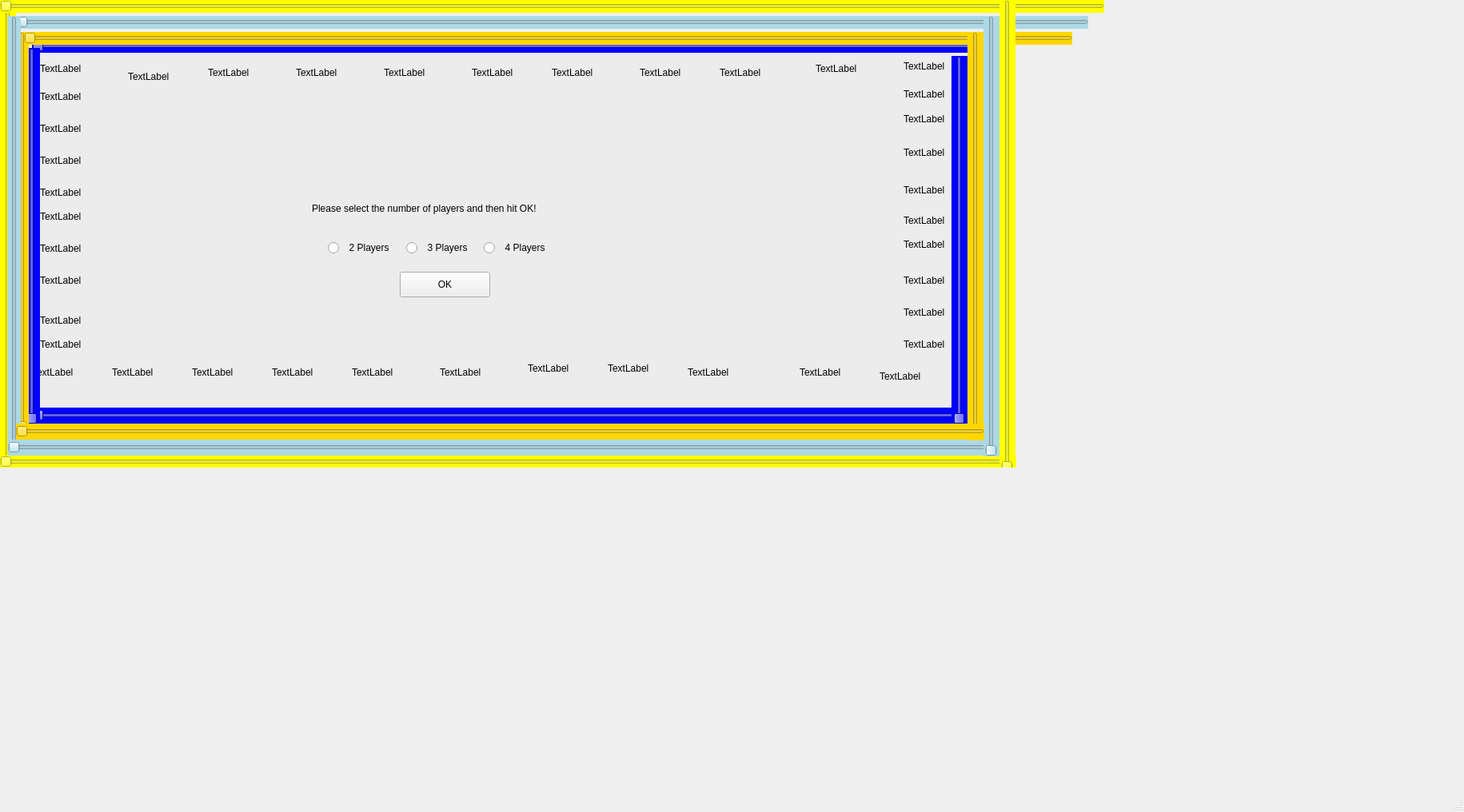
<?xml version="1.0" encoding="UTF-8"?>
<ui version="4.0">
 <class>gamescreen</class>
 <widget class="QMainWindow" name="gamescreen">
  <property name="geometry">
   <rect>
    <x>0</x>
    <y>0</y>
    <width>1831</width>
    <height>1016</height>
   </rect>
  </property>
  <property name="windowTitle">
   <string>MainWindow</string>
  </property>
  <widget class="QWidget" name="centralwidget">
   <property name="maximumSize">
    <size>
     <width>16777215</width>
     <height>585</height>
    </size>
   </property>
   <widget class="QSlider" name="horizontalSlider">
    <property name="geometry">
     <rect>
      <x>0</x>
      <y>570</y>
      <width>1271</width>
      <height>16</height>
     </rect>
    </property>
    <property name="styleSheet">
     <string notr="true">QSlider{
	color: lightblue;
	background: yellow;
	
}</string>
    </property>
    <property name="orientation">
     <enum>Qt::Horizontal</enum>
    </property>
   </widget>
   <widget class="QSlider" name="horizontalSlider_2">
    <property name="geometry">
     <rect>
      <x>10</x>
      <y>550</y>
      <width>1241</width>
      <height>20</height>
     </rect>
    </property>
    <property name="styleSheet">
     <string notr="true">QSlider{
	color: lightblue;
	background: lightblue;
	
}</string>
    </property>
    <property name="orientation">
     <enum>Qt::Horizontal</enum>
    </property>
   </widget>
   <widget class="QSlider" name="verticalSlider">
    <property name="geometry">
     <rect>
      <x>0</x>
      <y>-1</y>
      <width>20</width>
      <height>591</height>
     </rect>
    </property>
    <property name="styleSheet">
     <string notr="true">QSlider{
	color: lightblue;
	background: yellow;
	
}</string>
    </property>
    <property name="orientation">
     <enum>Qt::Vertical</enum>
    </property>
   </widget>
   <widget class="QSlider" name="horizontalSlider_6">
    <property name="geometry">
     <rect>
      <x>20</x>
      <y>20</y>
      <width>1341</width>
      <height>16</height>
     </rect>
    </property>
    <property name="styleSheet">
     <string notr="true">QSlider{
	color: lightblue;
	background: lightblue;
;
	
}</string>
    </property>
    <property name="orientation">
     <enum>Qt::Horizontal</enum>
    </property>
   </widget>
   <widget class="QSlider" name="horizontalSlider_7">
    <property name="geometry">
     <rect>
      <x>0</x>
      <y>0</y>
      <width>1381</width>
      <height>16</height>
     </rect>
    </property>
    <property name="styleSheet">
     <string notr="true">QSlider{
	color: lightblue;
	background: yellow;
	
}</string>
    </property>
    <property name="orientation">
     <enum>Qt::Horizontal</enum>
    </property>
   </widget>
   <widget class="QSlider" name="horizontalSlider_8">
    <property name="geometry">
     <rect>
      <x>30</x>
      <y>40</y>
      <width>1311</width>
      <height>16</height>
     </rect>
    </property>
    <property name="styleSheet">
     <string notr="true">QSlider{
	color: lightblue;
	background: gold;
	
}</string>
    </property>
    <property name="orientation">
     <enum>Qt::Horizontal</enum>
    </property>
   </widget>
   <widget class="QSlider" name="verticalSlider_2">
    <property name="geometry">
     <rect>
      <x>30</x>
      <y>60</y>
      <width>20</width>
      <height>471</height>
     </rect>
    </property>
    <property name="styleSheet">
     <string notr="true">QSlider{
	color: lightblue;
	background: blue;
	
}</string>
    </property>
    <property name="orientation">
     <enum>Qt::Vertical</enum>
    </property>
   </widget>
   <widget class="QSlider" name="verticalSlider_3">
    <property name="geometry">
     <rect>
      <x>20</x>
      <y>40</y>
      <width>16</width>
      <height>501</height>
     </rect>
    </property>
    <property name="styleSheet">
     <string notr="true">QSlider{
	color: lightblue;
	background: gold;
	
}</string>
    </property>
    <property name="orientation">
     <enum>Qt::Vertical</enum>
    </property>
   </widget>
   <widget class="QSlider" name="verticalSlider_4">
    <property name="geometry">
     <rect>
      <x>10</x>
      <y>20</y>
      <width>16</width>
      <height>551</height>
     </rect>
    </property>
    <property name="styleSheet">
     <string notr="true">QSlider{
	color: lightblue;
	background: lightblue;
	
}</string>
    </property>
    <property name="orientation">
     <enum>Qt::Vertical</enum>
    </property>
   </widget>
   <widget class="QSlider" name="verticalSlider_5">
    <property name="geometry">
     <rect>
      <x>1250</x>
      <y>0</y>
      <width>20</width>
      <height>591</height>
     </rect>
    </property>
    <property name="styleSheet">
     <string notr="true">QSlider{
	color: lightblue;
	background: yellow;
	
}</string>
    </property>
    <property name="orientation">
     <enum>Qt::Vertical</enum>
    </property>
   </widget>
   <widget class="QSlider" name="verticalSlider_6">
    <property name="geometry">
     <rect>
      <x>1190</x>
      <y>70</y>
      <width>20</width>
      <height>461</height>
     </rect>
    </property>
    <property name="styleSheet">
     <string notr="true">QSlider{
	color: lightblue;
	background: blue;
	
}</string>
    </property>
    <property name="orientation">
     <enum>Qt::Vertical</enum>
    </property>
   </widget>
   <widget class="QSlider" name="verticalSlider_7">
    <property name="geometry">
     <rect>
      <x>1230</x>
      <y>20</y>
      <width>20</width>
      <height>551</height>
     </rect>
    </property>
    <property name="styleSheet">
     <string notr="true">QSlider{
	color: lightblue;
	background: lightblue;
	
}</string>
    </property>
    <property name="orientation">
     <enum>Qt::Vertical</enum>
    </property>
   </widget>
   <widget class="QSlider" name="verticalSlider_8">
    <property name="geometry">
     <rect>
      <x>1210</x>
      <y>40</y>
      <width>20</width>
      <height>511</height>
     </rect>
    </property>
    <property name="styleSheet">
     <string notr="true">QSlider{
	color: lightblue;
	background: gold;
	
}</string>
    </property>
    <property name="orientation">
     <enum>Qt::Vertical</enum>
    </property>
   </widget>
   <widget class="QGroupBox" name="groupBox">
    <property name="geometry">
     <rect>
      <x>10</x>
      <y>50</y>
      <width>1241</width>
      <height>491</height>
     </rect>
    </property>
    <widget class="QLabel" name="label4">
     <property name="geometry">
      <rect>
       <x>750</x>
       <y>380</y>
       <width>81</width>
       <height>61</height>
      </rect>
     </property>
     <property name="text">
      <string>TextLabel</string>
     </property>
    </widget>
    <widget class="QLabel" name="label10">
     <property name="geometry">
      <rect>
       <x>130</x>
       <y>390</y>
       <width>81</width>
       <height>51</height>
      </rect>
     </property>
     <property name="text">
      <string>TextLabel</string>
     </property>
    </widget>
    <widget class="QLabel" name="label38">
     <property name="geometry">
      <rect>
       <x>1120</x>
       <y>280</y>
       <width>60</width>
       <height>41</height>
      </rect>
     </property>
     <property name="text">
      <string>TextLabel</string>
     </property>
    </widget>
    <widget class="QLabel" name="label40">
     <property name="geometry">
      <rect>
       <x>1120</x>
       <y>360</y>
       <width>60</width>
       <height>41</height>
      </rect>
     </property>
     <property name="text">
      <string>TextLabel</string>
     </property>
    </widget>
    <widget class="QLabel" name="label8">
     <property name="geometry">
      <rect>
       <x>330</x>
       <y>390</y>
       <width>91</width>
       <height>51</height>
      </rect>
     </property>
     <property name="text">
      <string>TextLabel</string>
     </property>
    </widget>
    <widget class="QLabel" name="label15">
     <property name="geometry">
      <rect>
       <x>40</x>
       <y>240</y>
       <width>91</width>
       <height>41</height>
      </rect>
     </property>
     <property name="text">
      <string>TextLabel</string>
     </property>
    </widget>
    <widget class="QLabel" name="label11">
     <property name="geometry">
      <rect>
       <x>30</x>
       <y>390</y>
       <width>91</width>
       <height>51</height>
      </rect>
     </property>
     <property name="text">
      <string>TextLabel</string>
     </property>
    </widget>
    <widget class="QLabel" name="label28">
     <property name="geometry">
      <rect>
       <x>790</x>
       <y>20</y>
       <width>91</width>
       <height>41</height>
      </rect>
     </property>
     <property name="text">
      <string>TextLabel</string>
     </property>
    </widget>
    <widget class="QLabel" name="label39">
     <property name="geometry">
      <rect>
       <x>1120</x>
       <y>320</y>
       <width>60</width>
       <height>41</height>
      </rect>
     </property>
     <property name="text">
      <string>TextLabel</string>
     </property>
    </widget>
    <widget class="QLabel" name="label37">
     <property name="geometry">
      <rect>
       <x>1120</x>
       <y>230</y>
       <width>60</width>
       <height>51</height>
      </rect>
     </property>
     <property name="text">
      <string>TextLabel</string>
     </property>
    </widget>
    <widget class="QLabel" name="label25">
     <property name="geometry">
      <rect>
       <x>470</x>
       <y>20</y>
       <width>81</width>
       <height>41</height>
      </rect>
     </property>
     <property name="text">
      <string>TextLabel</string>
     </property>
    </widget>
    <widget class="QLabel" name="label30">
     <property name="geometry">
      <rect>
       <x>1010</x>
       <y>20</y>
       <width>81</width>
       <height>31</height>
      </rect>
     </property>
     <property name="text">
      <string>TextLabel</string>
     </property>
    </widget>
    <widget class="QLabel" name="label23">
     <property name="geometry">
      <rect>
       <x>250</x>
       <y>20</y>
       <width>91</width>
       <height>41</height>
      </rect>
     </property>
     <property name="text">
      <string>TextLabel</string>
     </property>
    </widget>
    <widget class="QLabel" name="label27">
     <property name="geometry">
      <rect>
       <x>680</x>
       <y>20</y>
       <width>81</width>
       <height>41</height>
      </rect>
     </property>
     <property name="text">
      <string>TextLabel</string>
     </property>
    </widget>
    <widget class="QLabel" name="label24">
     <property name="geometry">
      <rect>
       <x>360</x>
       <y>20</y>
       <width>81</width>
       <height>41</height>
      </rect>
     </property>
     <property name="text">
      <string>TextLabel</string>
     </property>
    </widget>
    <widget class="QLabel" name="label26">
     <property name="geometry">
      <rect>
       <x>580</x>
       <y>20</y>
       <width>71</width>
       <height>41</height>
      </rect>
     </property>
     <property name="text">
      <string>TextLabel</string>
     </property>
    </widget>
    <widget class="QLabel" name="label29">
     <property name="geometry">
      <rect>
       <x>890</x>
       <y>20</y>
       <width>91</width>
       <height>41</height>
      </rect>
     </property>
     <property name="text">
      <string>TextLabel</string>
     </property>
    </widget>
    <widget class="QLabel" name="label9">
     <property name="geometry">
      <rect>
       <x>230</x>
       <y>390</y>
       <width>81</width>
       <height>51</height>
      </rect>
     </property>
     <property name="text">
      <string>TextLabel</string>
     </property>
    </widget>
    <widget class="QLabel" name="label14">
     <property name="geometry">
      <rect>
       <x>40</x>
       <y>270</y>
       <width>91</width>
       <height>61</height>
      </rect>
     </property>
     <property name="text">
      <string>TextLabel</string>
     </property>
    </widget>
    <widget class="QLabel" name="label2">
     <property name="geometry">
      <rect>
       <x>990</x>
       <y>390</y>
       <width>91</width>
       <height>51</height>
      </rect>
     </property>
     <property name="text">
      <string>TextLabel</string>
     </property>
    </widget>
    <widget class="QLabel" name="label16">
     <property name="geometry">
      <rect>
       <x>40</x>
       <y>200</y>
       <width>101</width>
       <height>41</height>
      </rect>
     </property>
     <property name="text">
      <string>TextLabel</string>
     </property>
    </widget>
    <widget class="QLabel" name="label36">
     <property name="geometry">
      <rect>
       <x>1120</x>
       <y>205</y>
       <width>60</width>
       <height>41</height>
      </rect>
     </property>
     <property name="text">
      <string>TextLabel</string>
     </property>
    </widget>
    <widget class="QLabel" name="label7">
     <property name="geometry">
      <rect>
       <x>430</x>
       <y>390</y>
       <width>91</width>
       <height>51</height>
      </rect>
     </property>
     <property name="text">
      <string>TextLabel</string>
     </property>
    </widget>
    <widget class="QLabel" name="label17">
     <property name="geometry">
      <rect>
       <x>40</x>
       <y>170</y>
       <width>91</width>
       <height>41</height>
      </rect>
     </property>
     <property name="text">
      <string>TextLabel</string>
     </property>
    </widget>
    <widget class="QLabel" name="label34">
     <property name="geometry">
      <rect>
       <x>1120</x>
       <y>120</y>
       <width>60</width>
       <height>41</height>
      </rect>
     </property>
     <property name="text">
      <string>TextLabel</string>
     </property>
    </widget>
    <widget class="QLabel" name="label35">
     <property name="geometry">
      <rect>
       <x>1120</x>
       <y>167</y>
       <width>60</width>
       <height>41</height>
      </rect>
     </property>
     <property name="text">
      <string>TextLabel</string>
     </property>
    </widget>
    <widget class="QLabel" name="label6">
     <property name="geometry">
      <rect>
       <x>540</x>
       <y>390</y>
       <width>91</width>
       <height>51</height>
      </rect>
     </property>
     <property name="text">
      <string>TextLabel</string>
     </property>
    </widget>
    <widget class="QLabel" name="label21">
     <property name="geometry">
      <rect>
       <x>40</x>
       <y>20</y>
       <width>101</width>
       <height>31</height>
      </rect>
     </property>
     <property name="text">
      <string>TextLabel</string>
     </property>
    </widget>
    <widget class="QLabel" name="label12">
     <property name="geometry">
      <rect>
       <x>40</x>
       <y>360</y>
       <width>81</width>
       <height>41</height>
      </rect>
     </property>
     <property name="text">
      <string>TextLabel</string>
     </property>
    </widget>
    <widget class="QLabel" name="label18">
     <property name="geometry">
      <rect>
       <x>40</x>
       <y>130</y>
       <width>101</width>
       <height>41</height>
      </rect>
     </property>
     <property name="text">
      <string>TextLabel</string>
     </property>
    </widget>
    <widget class="QLabel" name="label22">
     <property name="geometry">
      <rect>
       <x>150</x>
       <y>20</y>
       <width>71</width>
       <height>51</height>
      </rect>
     </property>
     <property name="text">
      <string>TextLabel</string>
     </property>
    </widget>
    <widget class="QLabel" name="label3">
     <property name="geometry">
      <rect>
       <x>850</x>
       <y>390</y>
       <width>91</width>
       <height>51</height>
      </rect>
     </property>
     <property name="text">
      <string>TextLabel</string>
     </property>
    </widget>
    <widget class="QLabel" name="label33">
     <property name="geometry">
      <rect>
       <x>1120</x>
       <y>78</y>
       <width>60</width>
       <height>41</height>
      </rect>
     </property>
     <property name="text">
      <string>TextLabel</string>
     </property>
    </widget>
    <widget class="QLabel" name="label19">
     <property name="geometry">
      <rect>
       <x>40</x>
       <y>90</y>
       <width>101</width>
       <height>41</height>
      </rect>
     </property>
     <property name="text">
      <string>TextLabel</string>
     </property>
    </widget>
    <widget class="QLabel" name="label5">
     <property name="geometry">
      <rect>
       <x>650</x>
       <y>380</y>
       <width>91</width>
       <height>61</height>
      </rect>
     </property>
     <property name="text">
      <string>TextLabel</string>
     </property>
    </widget>
    <widget class="QLabel" name="label32">
     <property name="geometry">
      <rect>
       <x>1120</x>
       <y>52</y>
       <width>61</width>
       <height>31</height>
      </rect>
     </property>
     <property name="text">
      <string>TextLabel</string>
     </property>
    </widget>
    <widget class="QLabel" name="label20">
     <property name="geometry">
      <rect>
       <x>40</x>
       <y>50</y>
       <width>91</width>
       <height>41</height>
      </rect>
     </property>
     <property name="text">
      <string>TextLabel</string>
     </property>
    </widget>
    <widget class="QLabel" name="label13">
     <property name="geometry">
      <rect>
       <x>40</x>
       <y>330</y>
       <width>81</width>
       <height>41</height>
      </rect>
     </property>
     <property name="text">
      <string>TextLabel</string>
     </property>
    </widget>
    <widget class="QLabel" name="label31">
     <property name="geometry">
      <rect>
       <x>1120</x>
       <y>12</y>
       <width>51</width>
       <height>41</height>
      </rect>
     </property>
     <property name="text">
      <string>TextLabel</string>
     </property>
    </widget>
    <widget class="QLabel" name="label1">
     <property name="geometry">
      <rect>
       <x>1090</x>
       <y>390</y>
       <width>81</width>
       <height>61</height>
      </rect>
     </property>
     <property name="text">
      <string>TextLabel</string>
     </property>
    </widget>
    <widget class="QSlider" name="horizontalSlider_4">
     <property name="geometry">
      <rect>
       <x>30</x>
       <y>460</y>
       <width>1171</width>
       <height>20</height>
      </rect>
     </property>
     <property name="styleSheet">
      <string notr="true">QSlider{
	color: lightblue;
	background: dark blue;
	
}</string>
     </property>
     <property name="orientation">
      <enum>Qt::Horizontal</enum>
     </property>
    </widget>
    <widget class="QSlider" name="horizontalSlider_5">
     <property name="geometry">
      <rect>
       <x>30</x>
       <y>0</y>
       <width>1281</width>
       <height>16</height>
      </rect>
     </property>
     <property name="styleSheet">
      <string notr="true">QSlider{
	color: lightblue;
	background: blue;
	
}</string>
     </property>
     <property name="orientation">
      <enum>Qt::Horizontal</enum>
     </property>
    </widget>
    <widget class="QWidget" name="widget" native="true">
     <property name="geometry">
      <rect>
       <x>160</x>
       <y>130</y>
       <width>841</width>
       <height>261</height>
      </rect>
     </property>
     <widget class="QLabel" name="label_2">
      <property name="geometry">
       <rect>
        <x>220</x>
        <y>50</y>
        <width>381</width>
        <height>61</height>
       </rect>
      </property>
      <property name="text">
       <string>Please select the number of players and then hit OK!</string>
      </property>
     </widget>
     <widget class="QPushButton" name="pushButton_2">
      <property name="geometry">
       <rect>
        <x>330</x>
        <y>160</y>
        <width>113</width>
        <height>32</height>
       </rect>
      </property>
      <property name="text">
       <string>OK</string>
      </property>
     </widget>
     <widget class="QWidget" name="layoutWidget_2">
      <property name="geometry">
       <rect>
        <x>240</x>
        <y>120</y>
        <width>287</width>
        <height>20</height>
       </rect>
      </property>
      <layout class="QHBoxLayout" name="horizontalLayout_2">
       <item>
        <widget class="QRadioButton" name="radioButton_4">
         <property name="text">
          <string>  2 Players</string>
         </property>
        </widget>
       </item>
       <item>
        <widget class="QRadioButton" name="radioButton_5">
         <property name="text">
          <string>  3 Players</string>
         </property>
        </widget>
       </item>
       <item>
        <widget class="QRadioButton" name="radioButton_6">
         <property name="text">
          <string>  4 Players</string>
         </property>
        </widget>
       </item>
      </layout>
     </widget>
     <zorder>label_2</zorder>
     <zorder>pushButton_2</zorder>
     <zorder>layoutWidget_2</zorder>
     <zorder>groupBox</zorder>
     <zorder>horizontalSlider</zorder>
     <zorder>horizontalSlider</zorder>
     <zorder>horizontalSlider_2</zorder>
     <zorder>horizontalSlider_2</zorder>
     <zorder>horizontalSlider_3</zorder>
    </widget>
    <zorder>label4</zorder>
    <zorder>label10</zorder>
    <zorder>label38</zorder>
    <zorder>label40</zorder>
    <zorder>label15</zorder>
    <zorder>label11</zorder>
    <zorder>label28</zorder>
    <zorder>label39</zorder>
    <zorder>label37</zorder>
    <zorder>label25</zorder>
    <zorder>label30</zorder>
    <zorder>label23</zorder>
    <zorder>label27</zorder>
    <zorder>label24</zorder>
    <zorder>label26</zorder>
    <zorder>label29</zorder>
    <zorder>label14</zorder>
    <zorder>label2</zorder>
    <zorder>label16</zorder>
    <zorder>label36</zorder>
    <zorder>label17</zorder>
    <zorder>label34</zorder>
    <zorder>label35</zorder>
    <zorder>label21</zorder>
    <zorder>label12</zorder>
    <zorder>label18</zorder>
    <zorder>label22</zorder>
    <zorder>label3</zorder>
    <zorder>label33</zorder>
    <zorder>label19</zorder>
    <zorder>label32</zorder>
    <zorder>label20</zorder>
    <zorder>label13</zorder>
    <zorder>label31</zorder>
    <zorder>label1</zorder>
    <zorder>label7</zorder>
    <zorder>label5</zorder>
    <zorder>label8</zorder>
    <zorder>label9</zorder>
    <zorder>label6</zorder>
    <zorder>horizontalSlider_4</zorder>
    <zorder>horizontalSlider_5</zorder>
    <zorder>label_2</zorder>
    <zorder>widget</zorder>
    <zorder>widget</zorder>
    <zorder>widget</zorder>
    <zorder>horizontalSlider_3</zorder>
   </widget>
   <widget class="QSlider" name="horizontalSlider_3">
    <property name="geometry">
     <rect>
      <x>20</x>
      <y>530</y>
      <width>1211</width>
      <height>20</height>
     </rect>
    </property>
    <property name="styleSheet">
     <string notr="true">QSlider{
	color: lightblue;
	background: gold
;
	
}</string>
    </property>
    <property name="orientation">
     <enum>Qt::Horizontal</enum>
    </property>
   </widget>
   <zorder>groupBox</zorder>
   <zorder>verticalSlider</zorder>
   <zorder>horizontalSlider_6</zorder>
   <zorder>horizontalSlider_7</zorder>
   <zorder>verticalSlider_2</zorder>
   <zorder>verticalSlider_3</zorder>
   <zorder>verticalSlider_4</zorder>
   <zorder>horizontalSlider</zorder>
   <zorder>horizontalSlider_2</zorder>
   <zorder>horizontalSlider_8</zorder>
   <zorder>verticalSlider_6</zorder>
   <zorder>verticalSlider_5</zorder>
   <zorder>verticalSlider_7</zorder>
   <zorder>verticalSlider_8</zorder>
   <zorder>horizontalSlider_3</zorder>
  </widget>
  <widget class="QStatusBar" name="statusbar"/>
 </widget>
 <resources/>
 <connections/>
</ui>
